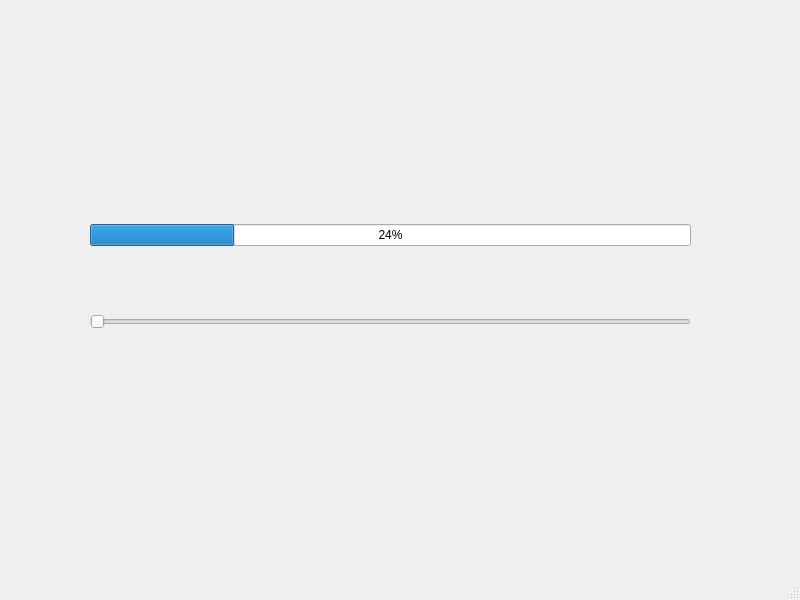
<?xml version="1.0" encoding="UTF-8"?>
<ui version="4.0">
 <class>MainWindow</class>
 <widget class="QMainWindow" name="MainWindow">
  <property name="geometry">
   <rect>
    <x>0</x>
    <y>0</y>
    <width>800</width>
    <height>600</height>
   </rect>
  </property>
  <property name="windowTitle">
   <string>MainWindow</string>
  </property>
  <widget class="QWidget" name="centralwidget">
   <widget class="QWidget" name="">
    <property name="geometry">
     <rect>
      <x>90</x>
      <y>162</y>
      <width>601</width>
      <height>231</height>
     </rect>
    </property>
    <layout class="QVBoxLayout" name="verticalLayout">
     <item>
      <widget class="QProgressBar" name="progressBar">
       <property name="value">
        <number>24</number>
       </property>
      </widget>
     </item>
     <item>
      <widget class="QSlider" name="horizontalSlider">
       <property name="orientation">
        <enum>Qt::Horizontal</enum>
       </property>
      </widget>
     </item>
    </layout>
   </widget>
  </widget>
  <widget class="QMenuBar" name="menubar">
   <property name="geometry">
    <rect>
     <x>0</x>
     <y>0</y>
     <width>800</width>
     <height>20</height>
    </rect>
   </property>
  </widget>
  <widget class="QStatusBar" name="statusbar"/>
 </widget>
 <resources/>
 <connections/>
</ui>
